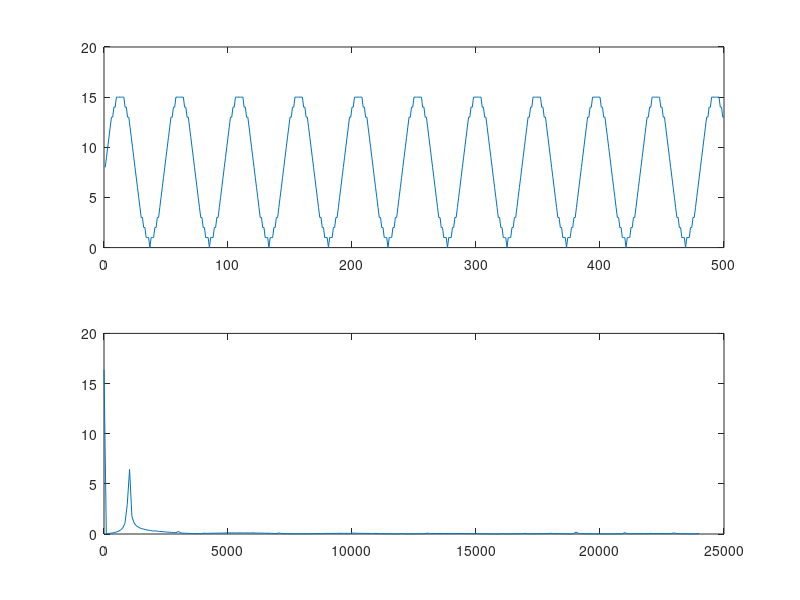
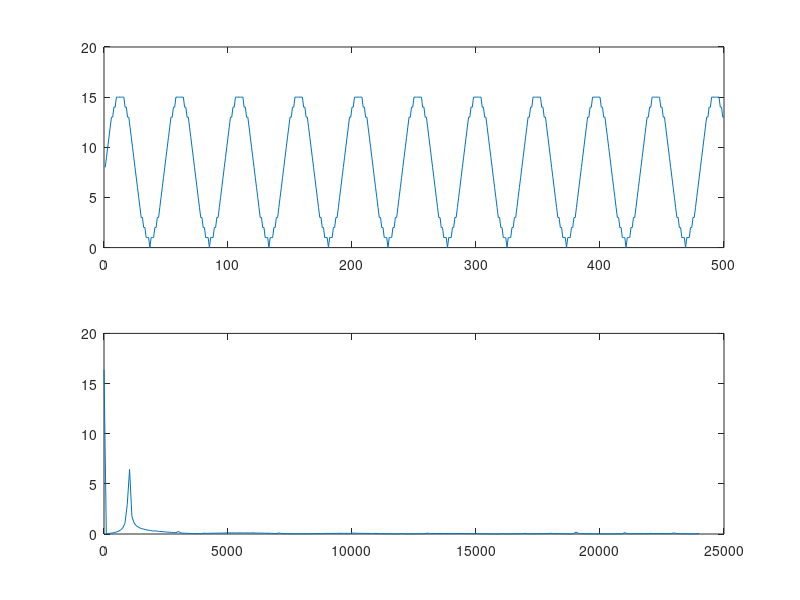

MATLAB code for these plots, in order:
clear
clc;    
L=500;
fp=48000;
f=1000;

t=(0:L-1)/fp;
y=sin(2*pi*f*t);
y=quantiz(y,linspace(-1,1,16));

NFFT = 2^nextpow2(L);
Y = fft(y,NFFT)/L;
f = fp/2*linspace(0,1,NFFT/2+1);

subplot(2,1,1);
plot(y);
subplot(2,1,2);
plot(f,2*abs(Y(1:NFFT/2+1)));
print -deps zad1_5.jpg
print -deps zad1_5.png
